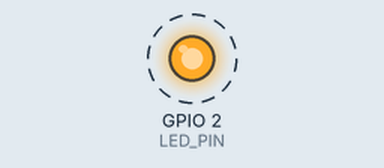
Simulated run of this sketch. Board: ESP32. Parts: output pins drawn as LEDs (lit = HIGH). Dashed ring = blinking. What the sketch prints to the serial monitor is not drawn.

Above: at 0.5 s.
Timing chart, 0 to 4.6 s (numbered marks = the images above):
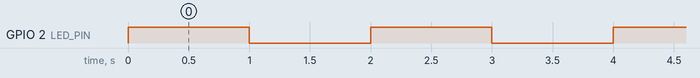

Measured:
- by itself, GPIO 2 (LED_PIN): alternates HIGH for 1.0 s and LOW for 1.0 s

The sketch:

lab01.ino
```cpp
// 定义板载LED引脚，避免使用"魔法数字"
#define LED_PIN 2
void setup() {
  // put your setup code here, to run once:
  // 初始化串口通信
  Serial.begin(115200);
  // 初始化板载LED引脚为输出模式
  pinMode(LED_PIN, OUTPUT);

}

void loop() {
  // put your main code here, to run repeatedly:
  Serial.println("Hello ESP32!");
  digitalWrite(LED_PIN, HIGH);   // 点亮LED
  delay(1000);                   // 等待1秒
  digitalWrite(LED_PIN, LOW);    // 熄灭LED
  delay(1000);              // 等待1秒

}
```
